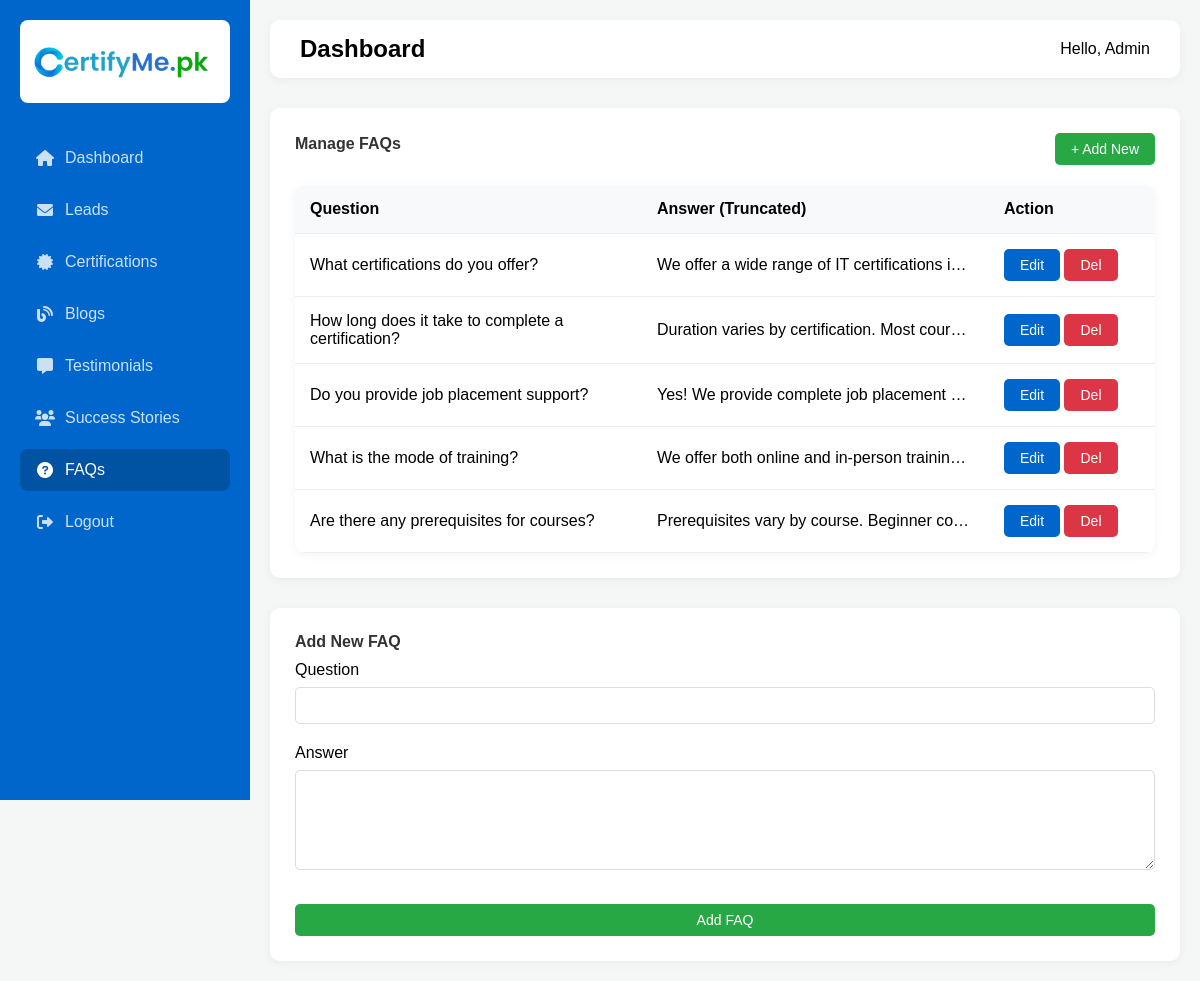
The page /admin/faqs.php (signed in) on the database its author committed.
### tables this page shows
CREATE TABLE IF NOT EXISTS faqs (
    id INT AUTO_INCREMENT PRIMARY KEY,
    question TEXT NOT NULL,
    answer TEXT NOT NULL,
    created_at TIMESTAMP DEFAULT CURRENT_TIMESTAMP
);

### admin/faqs.php (the view, shortened to what this page needs)
<?php
require_once 'includes/db.php';
require_once 'includes/header.php';
$editData = null;
?>
<div class="card">
    <div style="display:flex; justify-content:space-between; align-items:center; margin-bottom: 20px;">
        <h3>Manage FAQs</h3>
        <button onclick="document.getElementById('form-section').scrollIntoView({behavior: 'smooth'})" class="btn btn-success">+ Add New</button>
    </div>
    <table>
        <thead>
            <tr>
                <th>Question</th>
                <th>Answer (Truncated)</th>
                <th>Action</th>
            </tr>
        </thead>
        <tbody>
            <?php
            $result = $conn->query("SELECT * FROM faqs");
            while($row = $result->fetch_assoc()):
            ?>
            <tr>
                <td style="max-width:300px;"><?= htmlspecialchars($row['question']) ?></td>
                <td style="max-width:300px; overflow:hidden; white-space:nowrap; text-overflow:ellipsis;"><?= htmlspecialchars($row['answer']) ?></td>
                <td>
                    <a href="?edit=<?= $row['id'] ?>#form-section" class="btn btn-primary">Edit</a>
                    <a href="?delete=<?= $row['id'] ?>" class="btn btn-danger" onclick="return confirm('Delete this?')">Del</a>
                </td>
            </tr>
            <?php endwhile; ?>
        </tbody>
    </table>
</div>
<div class="card" style="margin-top: 30px;" id="form-section">
    <h3><?= $editData ? 'Edit FAQ' : 'Add New FAQ' ?></h3>
    <form method="POST">
        <div class="form-group">
            <label>Question</label>
            <input type="text" name="question" class="form-control" required value="<?= $editData['question'] ?? '' ?>">
        </div>
        <div class="form-group">
            <label>Answer</label>
            <textarea name="answer" class="form-control" required style="min-height: 100px;"><?= $editData['answer'] ?? '' ?></textarea>
        </div>
        <button type="submit" class="btn btn-success" style="width: 100%; margin-top: 10px;"><?= $editData ? 'Update FAQ' : 'Add FAQ' ?></button>
    </form>
</div>
<?php require_once 'includes/footer.php'; ?>

### admin/includes/header.php (style rules this page uses)
:root { --primary-color: #0066cc; --secondary-color: #0052a3; --accent-color: #00b366; --light-bg: #f4f7f6; --dark-text: #333; --white: #fff; }
* { box-sizing: border-box; margin: 0; padding: 0; font-family: 'Poppins', sans-serif; }
body { display: flex; min-height: 100vh; background: var(--light-bg); }
.card { background: var(--white); padding: 25px; border-radius: 10px; box-shadow: 0 2px 10px rgba(0,0,0,0.05); }
.card h3 { color: var(--dark-text); font-size: 16px; margin-bottom: 10px; }
.btn { padding: 8px 16px; border-radius: 5px; text-decoration: none; display: inline-block; cursor: pointer; border: none; font-size: 14px; }
.btn-primary { background: var(--primary-color); color: var(--white); }
.btn-danger { background: #dc3545; color: var(--white); }
.btn-success { background: #28a745; color: var(--white); }
table { width: 100%; border-collapse: collapse; background: var(--white); border-radius: 10px; overflow: hidden; box-shadow: 0 2px 10px rgba(0,0,0,0.05); }
th, td { padding: 15px; text-align: left; border-bottom: 1px solid #eee; }
th { background: #f8f9fa; font-weight: 600; }
.form-group { margin-bottom: 20px; }
.form-group label { display: block; margin-bottom: 8px; font-weight: 500; }
.form-control { width: 100%; padding: 10px; border: 1px solid #ddd; border-radius: 5px; }
textarea.form-control { resize: vertical; min-height: 100px; }

### rows shown on the page
faqs: question "What certifications do you offer?", answer "We offer a wide range of IT certifications i…"
faqs: question "How long does it take to complete a certification?", answer "Duration varies by certification. Most cour…"
faqs: question "Do you provide job placement support?", answer "Yes! We provide complete job placement…"
faqs: question "What is the mode of training?", answer "We offer both online and in-person trainin…"
faqs: question "Are there any prerequisites for courses?", answer "Prerequisites vary by course. Beginner co…"
